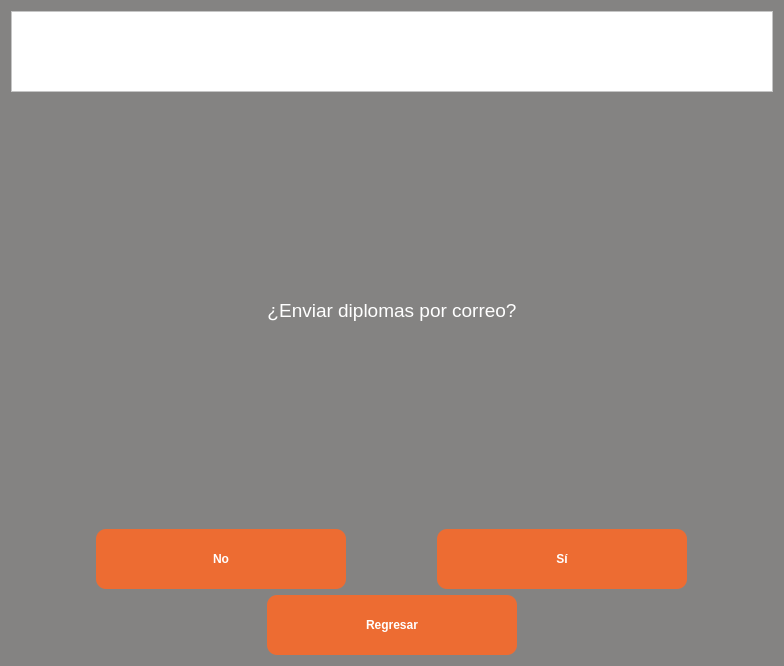
<?xml version="1.0" encoding="UTF-8"?>
<ui version="4.0">
 <class>Form</class>
 <widget class="QWidget" name="Form">
  <property name="geometry">
   <rect>
    <x>0</x>
    <y>0</y>
    <width>784</width>
    <height>666</height>
   </rect>
  </property>
  <property name="windowTitle">
   <string>Generador de Diplomas</string>
  </property>
  <property name="styleSheet">
   <string notr="true">color: white;
background-color: rgb(132, 131, 130);</string>
  </property>
  <layout class="QVBoxLayout" name="verticalLayout_3">
   <item>
    <widget class="QFrame" name="frame">
     <property name="maximumSize">
      <size>
       <width>16777215</width>
       <height>81</height>
      </size>
     </property>
     <property name="autoFillBackground">
      <bool>false</bool>
     </property>
     <property name="styleSheet">
      <string notr="true">background-color: rgb(255, 255, 255)
</string>
     </property>
     <property name="frameShape">
      <enum>QFrame::StyledPanel</enum>
     </property>
     <property name="frameShadow">
      <enum>QFrame::Raised</enum>
     </property>
     <layout class="QGridLayout" name="gridLayout">
      <item row="0" column="0">
       <widget class="QLabel" name="lbLogo">
        <property name="sizePolicy">
         <sizepolicy hsizetype="Maximum" vsizetype="Preferred">
          <horstretch>0</horstretch>
          <verstretch>0</verstretch>
         </sizepolicy>
        </property>
        <property name="autoFillBackground">
         <bool>false</bool>
        </property>
        <property name="styleSheet">
         <string notr="true"/>
        </property>
        <property name="text">
         <string/>
        </property>
        <property name="pixmap">
         <pixmap>../images/csoftmty_logo.png</pixmap>
        </property>
        <property name="scaledContents">
         <bool>false</bool>
        </property>
       </widget>
      </item>
     </layout>
    </widget>
   </item>
   <item>
    <widget class="QLabel" name="lbAttachImg">
     <property name="font">
      <font>
       <pointsize>14</pointsize>
      </font>
     </property>
     <property name="text">
      <string>¿Enviar diplomas por correo?</string>
     </property>
     <property name="alignment">
      <set>Qt::AlignCenter</set>
     </property>
    </widget>
   </item>
   <item>
    <layout class="QHBoxLayout" name="horizontalLayout">
     <item>
      <widget class="QPushButton" name="btnNo">
       <property name="sizePolicy">
        <sizepolicy hsizetype="Maximum" vsizetype="Fixed">
         <horstretch>0</horstretch>
         <verstretch>0</verstretch>
        </sizepolicy>
       </property>
       <property name="minimumSize">
        <size>
         <width>250</width>
         <height>60</height>
        </size>
       </property>
       <property name="font">
        <font>
         <pointsize>9</pointsize>
         <weight>75</weight>
         <bold>true</bold>
        </font>
       </property>
       <property name="styleSheet">
        <string notr="true">background-color: rgb(237, 108, 50);
border-radius: 10px</string>
       </property>
       <property name="text">
        <string>No</string>
       </property>
      </widget>
     </item>
     <item>
      <widget class="QPushButton" name="btnYes">
       <property name="sizePolicy">
        <sizepolicy hsizetype="Maximum" vsizetype="Fixed">
         <horstretch>0</horstretch>
         <verstretch>0</verstretch>
        </sizepolicy>
       </property>
       <property name="minimumSize">
        <size>
         <width>250</width>
         <height>60</height>
        </size>
       </property>
       <property name="font">
        <font>
         <pointsize>9</pointsize>
         <weight>75</weight>
         <bold>true</bold>
        </font>
       </property>
       <property name="styleSheet">
        <string notr="true">background-color: rgb(237, 108, 50);
border-radius: 10px</string>
       </property>
       <property name="text">
        <string>Sí</string>
       </property>
      </widget>
     </item>
    </layout>
   </item>
   <item>
    <layout class="QHBoxLayout" name="horizontalLayout_2">
     <item>
      <widget class="QPushButton" name="btnBack">
       <property name="sizePolicy">
        <sizepolicy hsizetype="Maximum" vsizetype="Fixed">
         <horstretch>0</horstretch>
         <verstretch>0</verstretch>
        </sizepolicy>
       </property>
       <property name="minimumSize">
        <size>
         <width>250</width>
         <height>60</height>
        </size>
       </property>
       <property name="font">
        <font>
         <pointsize>9</pointsize>
         <weight>75</weight>
         <bold>true</bold>
        </font>
       </property>
       <property name="styleSheet">
        <string notr="true">background-color: rgb(237, 108, 50);
border-radius: 10px</string>
       </property>
       <property name="text">
        <string>Regresar</string>
       </property>
      </widget>
     </item>
    </layout>
   </item>
  </layout>
 </widget>
 <resources/>
 <connections/>
</ui>
